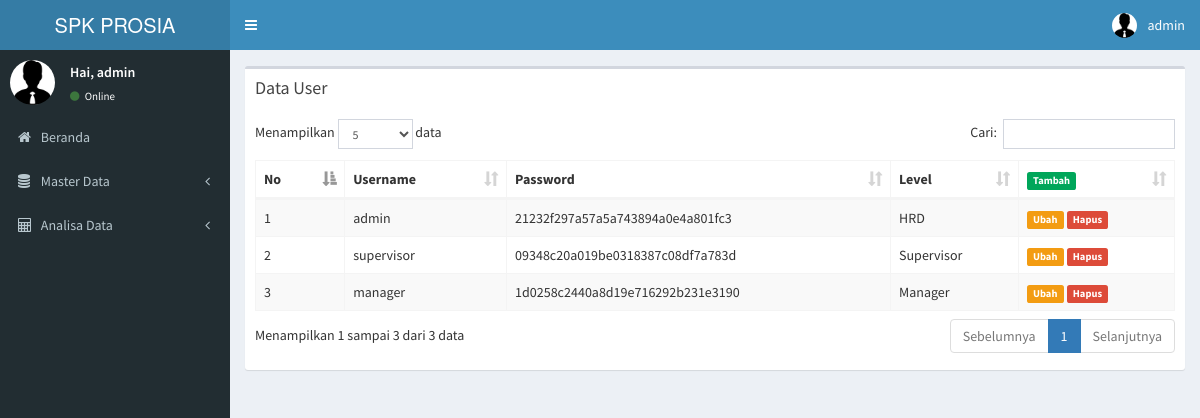
Screenshot of /spk/index.php?menu=usr (signed in) with the database file from the repository.
### tables this page shows
CREATE TABLE `t_user` (
  `user_id` int(11) NOT NULL,
  `username` varchar(25) NOT NULL,
  `password` varchar(255) NOT NULL,
  `level` int(11) NOT NULL,
  `aktif` char(1) NOT NULL DEFAULT 'Y'
);

### spk/function/grade_convert.php (called while the page is built, shortened)
<?php
function level_convert($level){
    if ($level == 0) {
        return "HRD";
    } else if ($level == 1) {
        return "Supervisor";
    } else {
        return "Manager";
    }
}
?>

### spk/module/user.php (the view, shortened to what this page needs)
<section class="content">
    <div class="row">
        <div class="col-xs-12">
        </div>
    </div>
    <div class="row">
        <div class="col-xs-12">
            <div class="box">
                <div class="box-header">
                    <h3 class="box-title">Data User</h3>
                </div>
                <div class="box-body">
                    <table id="example1" class="table table-bordered table-striped">
                        <thead>
                            <tr>
                                <th>No</th>
                                <th>Username</th>
                                <th>Password</th>
                                <th>Level</th>
                                <th><a href="#modal-default-1" data-toggle="modal" class="add-usr" id="0"><span class="label label-success">Tambah</span></a></th>
                            </tr>
                        </thead>
                        <tbody>
                            <?php
                            include '../spk/function/grade_convert.php';
                            $no = 1;
                            $sql = mysql_query("SELECT * FROM t_user WHERE aktif='Y'");
                            while ($row = mysql_fetch_array($sql)) {
                                ?>
                                <tr>
                                    <td><?php echo $no++; ?></td>
                                    <td><?php echo $row['username']; ?></td>
                                    <td><?php echo $row['password']; ?></td>
                                    <td><?php echo level_convert($row['level']); ?></td>
                                    <td>
                                        <a href="#modal-default-1" data-toggle="modal" class="edit-usr" id="<?php echo $row['user_id']; ?>"><span class="label label-warning">Ubah</span></a>
                                        <a href="#" onclick="yes('../spk/proses/p_user.php?act=delete&id=<?php echo $row['user_id']?>')"> <span class="label label-danger">Hapus</span></a>
                                    </td>
                                </tr>
                            <?php } ?>
                        </tbody>
                    </table>
                </div>
            </div>
        </div>
    </div>
</section>

### rows the page displays
t_user: username "admin", password "21232f297a57a5a743894a0e4a801fc3", level "HRD"
t_user: username "supervisor", password "09348c20a019be0318387c08df7a783d", level "Supervisor"
t_user: username "manager", password "1d0258c2440a8d19e716292b231e3190", level "Manager"

### other values shown
$_SESSION['username'] "admin"
